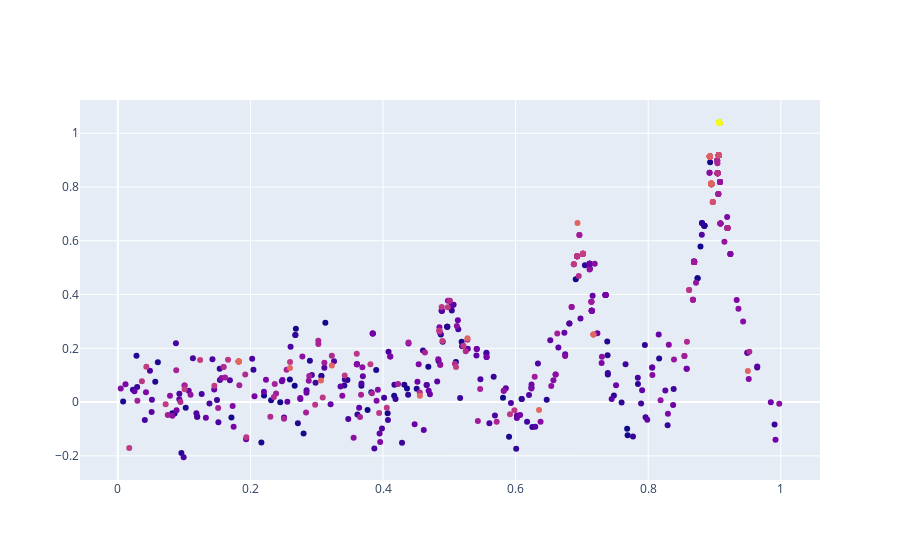
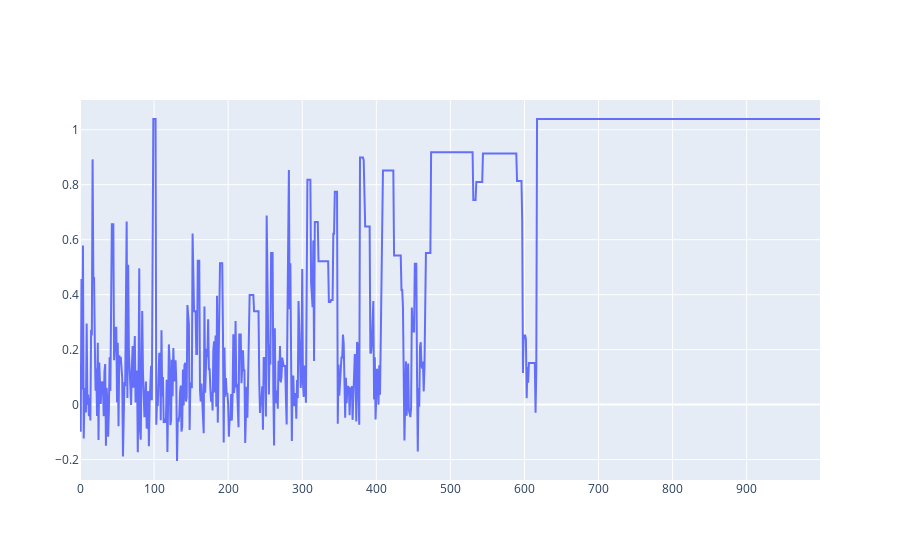

The code cell stored with these charts, in order, in its notebook:
### Markdown cell above
### Simulated Annealing

### Code cell
#simulated anealing algorithm must have the following functions: 
# the feasable state space
# the Energetic function (which is the objective function) E()
# the candidate generator procedure (neighbor(x))
#        -generation of random candidate vector, with variable magnitude?
#         aniostropic exploration is better!!!
#thoughts for how I might solve this problem - 
#         boundry check or only sampling within the boundry seems a good strategy. 
#        -moving in one direction at at time. 

# acceptance probability function P()
# anealing schedule - number, number of anealing cycles, cooling rate
# some termination condition - total execution time or number of interations
# presensce of and number of restarts, deterministic or otherwise? 

#of these, cooling schedule and neighbor seem the most important functions


class SA:
    def __init__(self,boxConstraints):
        self.nIter = 1000;                     #total number of iterations to perform
        self.nResets = 3                       #number of resets to best 
        self.brt = self._brt()                 #trial numbers during which to reset to best
        self.dist = "uniform"                  #neighborhood sampling method 
        self.aMode = "exp"                     #Annealing mode ["exp","linear","stepped"]
        self.nMode = "linear"                  #neighborhood Mode
        self.T = 1                             #temperature variable on [1-0)
        self.N = 1                             #neighborhood size coefficient [1-0)
        self.C_half = 200                      #half-life cooling              [trials]
        self.N_half = 150                      #half-life of neighborhood size [trials]
        self.fxBest = 0                        #best encountered function value
        self.xBest = []                        #location of best value
        bcs = boxConstraints                   #box constraints
        self.x_max = bcs[:,0]                  #upper limits on box constraints for x variable
        self.x_min = bcs[:,1]                  #lower limits on box constraints for x variable
        self.dbg = True                        #save variables for debugging
        self.xCache  = []                      #storage for x
        self.FxCache = []                      #storage for Fx
        
    def _center(self,x_max,x_min):
        """
        find  the center of a box defined by limits
        """
        return [(x_max[i] + x_min[i])/2 for i in range(len(x_max))]
    
    def _twoPointLine(self,x,x1,y1,x2,y2):
        """
        returns y given the formula of a line specified in 2 point form
        """
        return ((y2-y1)/(x2-x1))*(x - x1) + y1
    
    def _brt(self):
        """
        calculate the best reset trials, evenly distribute in n_iter
        """
        return np.random.randint(low  = int(self.nIter/5),
                                 high = self.nIter,
                                 size = self.nResets)
        
        
        
    def sample(self,x):
        """
        sample the space for the next sample based on the neighborhood
        function
        input:
            x
        output:
            x_new
        """
        #define the (ever-shrinking) neighborhood bounding box
        w = self.N * ((self.x_max - self.x_min)/2) 
        nx_max = x + w
        nx_min = x - w
        
        #define the combined bounding box as an intersection between
        #the box constraints and the neighborhood box - a mini-max problem
        for i in range(len(self.x_max)):
            cx_max = min(self.x_max,nx_max)
            cx_min = max(self.x_min,nx_min)
        
        #sample from the combined box, according to the appropriate distribution
        if self.dist == "uniform": 
            x_new = np.random.uniform(cx_min,cx_max) #vectorized
            
        if self.dist == "normal":
            pass
#             zScore = 1.645 #95% confidence interval
#             x_new = []
#             while len(x_new) > len(self.x_min):
#                 x = np.random.normal(loc=0.0, scale=1.0, size=None)
#                 if abs(x) < zScore:
#                     x_new.append(x)
#             c_range = cx_max - cx_min
            
 
        return x_new

    def optimize(self,obj):
        x0 =  self._center(self.x_max,self.x_min)
        fx0 = obj(x0)
        
        for n in range(self.nIter):
            x = self.sample(x0)
            #print(x0,x)
            fx = obj(x)
            
            #if better, always keep
            if fx > fx0:
                x0 = x ; fx0 = fx
                
            #probabalistically accept worse answer
            else:
                Δf = fx - fx0
                r = np.random.random()
                if r < np.exp(Δf/self.T):
                    fx0 = fx ; x0 = x
                    #print(x)
                else:
                    pass
             
            
            #maintain best (for restarts, if used)
            if fx > self.fxBest:
                self.xBest = x  ; self.fxBest = fx 
                
            #do a best restart:
            if n in self.brt:
                  x0 = self.xBest ; fx0 = self.fxBest 
            
            #decrease temperature and neighborhood size
            if self.aMode == "exp": self.T = .5**(n/self.C_half)
            if self.nMode == "exp": self.N = .5**(n/self.N_half)
            
            if self.aMode == "Linear": self.T = self._twoPointLine(n,0,1,self.nIter,0)
            if self.nMode == "Linear": self.N = self._twoPointLine(n,0,1,self.nIter,0)
                
            #store debugging vars
            if self.dbg:
                self.xCache.append(x0[0])
                self.FxCache.append(fx0[0])
        
        return x0,fx0
                    
 





if runTests:
    #plot
    tester = testObjFxn()
    boxConstraints = np.array([[1,0]])
    sa = SA(boxConstraints)

    x0,fx0 = sa.optimize(tester.f)
    print(x0,fx0)
    print(sa.xBest)
    
    tester.pltSampleHistory(sa.xCache,sa.FxCache)
    
    #%timeit sa.optimize(tester.f)

### Figure 1 — Plotly figure (JSON) as saved in the notebook; plotly's stock layout.template omitted (floating-point values rounded to 4 significant figures; data arrays with more than 128 entries replaced by an {"elided": "..."} marker saying what was removed)
{"data": [{"marker": {"color": {"elided": "1000 float values"}}, "mode": "markers", "name": "Sample", "type": "scatter", "x": {"elided": "1000 float values"}, "y": {"elided": "1000 float values"}}], "layout": {"autosize": true, "xaxis": {"autorange": true, "range": [-0.05472, 1.057], "type": "linear"}, "yaxis": {"autorange": true, "range": [-0.2963, 1.13], "type": "linear"}}}

### Figure 2 — Plotly figure (JSON) as saved in the notebook; plotly's stock layout.template omitted (floating-point values rounded to 4 significant figures; data arrays with more than 128 entries replaced by an {"elided": "..."} marker saying what was removed)
{"data": [{"name": "Sample", "type": "scatter", "x": {"elided": "1000 int values"}, "y": {"elided": "1000 float values"}}], "layout": {"autosize": true, "xaxis": {"autorange": true, "range": [0, 999], "type": "linear"}, "yaxis": {"autorange": true, "range": [-0.2743, 1.108], "type": "linear"}}}
